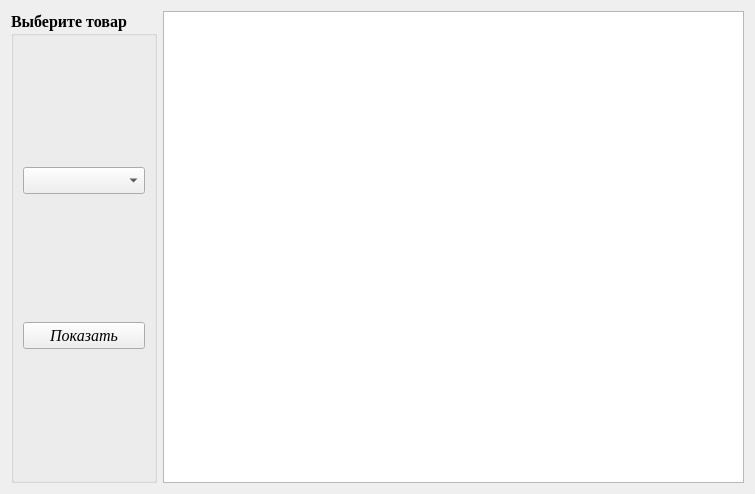
<?xml version="1.0" encoding="UTF-8"?>
<ui version="4.0">
 <class>profit_for_a_certain_product</class>
 <widget class="QWidget" name="profit_for_a_certain_product">
  <property name="geometry">
   <rect>
    <x>0</x>
    <y>0</y>
    <width>755</width>
    <height>494</height>
   </rect>
  </property>
  <property name="windowTitle">
   <string>Form</string>
  </property>
  <layout class="QGridLayout" name="gridLayout_2">
   <item row="0" column="0">
    <widget class="QGroupBox" name="groupBox">
     <property name="font">
      <font>
       <family>Times New Roman</family>
       <pointsize>12</pointsize>
       <weight>75</weight>
       <bold>true</bold>
      </font>
     </property>
     <property name="title">
      <string>Выберите товар</string>
     </property>
     <layout class="QGridLayout" name="gridLayout">
      <item row="0" column="0">
       <widget class="QComboBox" name="changed_product">
        <property name="font">
         <font>
          <family>Times New Roman</family>
          <pointsize>12</pointsize>
          <weight>50</weight>
          <bold>false</bold>
         </font>
        </property>
       </widget>
      </item>
      <item row="1" column="0">
       <widget class="QPushButton" name="show_in_table">
        <property name="font">
         <font>
          <family>Times New Roman</family>
          <pointsize>12</pointsize>
          <weight>50</weight>
          <italic>true</italic>
          <bold>false</bold>
         </font>
        </property>
        <property name="text">
         <string>Показать</string>
        </property>
       </widget>
      </item>
     </layout>
    </widget>
   </item>
   <item row="0" column="1">
    <widget class="QTableView" name="table_of_products"/>
   </item>
  </layout>
 </widget>
 <resources/>
 <connections/>
</ui>
